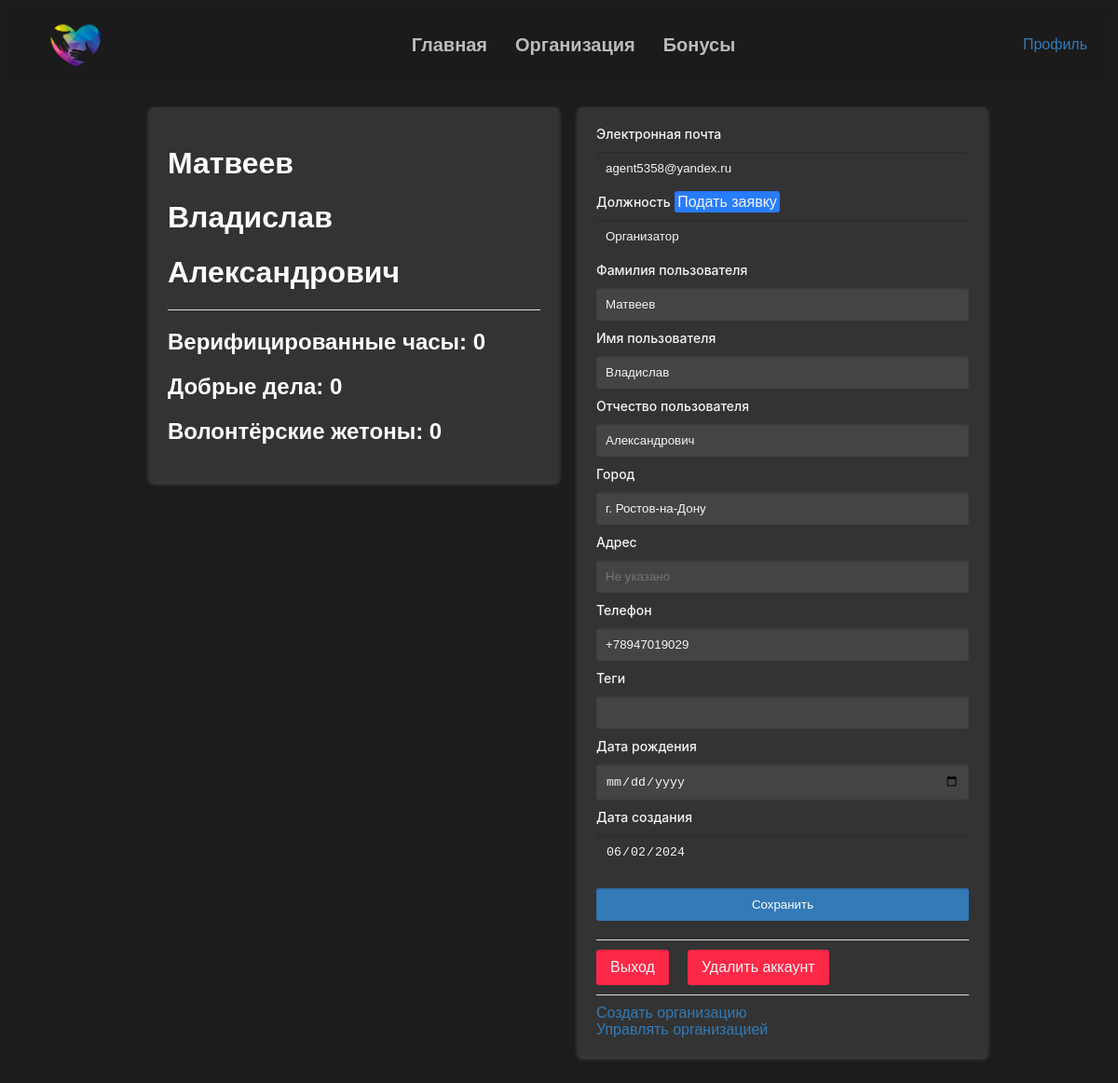
The app's page /profile (signed in) with its own data.
### app.py (models this page shows)
class Auth(Base):
    __tablename__ = 'authorized_users'
    id = Column(Integer, primary_key=True)
    password = Column(String(32), nullable=False)
    user_name = Column(String(32), nullable=False)
    user_last_name = Column(String(32), nullable=False)
    user_father_name = Column(String(32), nullable=True, default="")
    user_city = Column(String(32), nullable=True, default="")
    user_address = Column(String, nullable=True, default="")
    user_tags = Column(String, nullable=True, default="")
    user_birthdate = Column(String)
    date_creation = Column(String)
    user_phone = Column(String, nullable=True)
    user_email = Column(String, nullable=False)
    status = Column(String, default="Волонтёр")
    admin_access = Column(Boolean, default=False)
    user_verificated_hours = Column(Integer, default=0)
    user_good_actions = Column(Integer, default=0)
    user_v_coins = Column(Integer, default=0)

### app.py (the view, shortened to what this page needs)
@app.route("/profile", methods=['GET', 'POST'])
@login_required
def profile_page():
    user_metadata = session.query(Auth).filter_by(
        id=current_user.get_id()).first()
    return render_template("profile_page.html", profile=user_metadata)

### app.py (called while the page is built)
@login_manager.user_loader
def load_user(user_id):
    return UserLogin().fromDB(user_id)

    def fromDB(self, user_id):
        self.__id = user_id
        return self

    def get_id(self):
        return self.__id

### templates/profile_page.html (shortened to what this page needs)
{% extends "base.html" %}
{% block style %}
<link rel="stylesheet" href="{{url_for('static', filename='css/input_style.css')}}">
<link rel="stylesheet" href="{{url_for('static', filename='css/text_area_style.css')}}">
<link rel="stylesheet" href="{{url_for('static', filename='css/image.css')}}">
{% endblock %}
{% block content %}
<div class="profile_div">
    <div class="main_div">
        <h1>{{profile.user_last_name}}</h1>
        <h1>{{profile.user_name}}</h1>
        <h1>{{profile.user_father_name}}</h1>
        <hr>
        <h2>Верифицированные часы: {{profile.user_verificated_hours}}</h2>
        <h2>Добрые дела: {{profile.user_good_actions}}</h2>
        <h2>Волонтёрские жетоны: {{profile.user_v_coins}}</h2>
    </div>
    <div class="info_div">
        <form action="{{url_for('profile_page')}}" method="post">
            <label for="user_email">Электронная почта</label>
            <input type="text" name="user_email" value="{{profile.user_email}}" disabled required>
            <label for="status">Должность</label>
            <a href="/app" class="button doc_btn">Подать заявку</a>
            <input type="text" name="status" value="{{profile.status}}" disabled required>
            <label for="user_last_name">Фамилия пользователя</label>
            <input type="text" name="user_last_name" value="{{profile.user_last_name}}" placeholder="Не указано" required>
            <label for="user_name">Имя пользователя</label>
            <input type="text" name="user_name" value="{{profile.user_name}}" placeholder="Не указано" required>
            <label for="user_father_name">Отчество пользователя</label>
            <input type="text" name="user_father_name" value="{{profile.user_father_name}}" placeholder="Не указано" required>
            <label for="user_city">Город</label>
            <input type="text" name="user_city" value="{{profile.user_city}}" placeholder="Не указано" required>
            <label for="user_address">Адрес</label>
            <input type="text" name="user_addres" value="{{profile.user_addres}}" placeholder="Не указано" required>
            <label for="user_phone">Телефон</label>
            <input type="text" name="user_phone" value="{{profile.user_phone}}" placeholder="7-???-???-??-??" required>
            <label for="user_tags">Теги</label>
            <input type="text" name="user_tags" value="{{profile.user_tags}}" required>
            <label for="user_birthdate">Дата рождения</label>
            <input type="date" name="user_birthdate" value="{{profile.user_birthdate}}" required>
            <label for="date_creation">Дата создания</label>
            <input type="date" name="date_creation" value="{{profile.date_creation}}" disabled required>
            <input type="submit" value="Сохранить">
            <hr>
            <btn>
                <a href="/logout" class="button danger_btn">Выход</a>
                <a href="/delete" class="button danger_btn">Удалить аккаунт</a>
            </btn>
            {% if profile.status == 'Организатор' %}
            <hr>
            <a href="/org/create">Создать организацию</a>
            <br>
            <a href="/org/manage">Управлять организацией</a>
            {% endif %}
        </form>
    </div>
</div>
{% endblock %}

### templates/base.html (shortened to what this page needs)
<!DOCTYPE html>
<html lang="ru">
<head>
    <link rel="stylesheet" href="{{url_for('static', filename='css/main.css')}}">
    {% block style %} {% endblock %}
</head>
<body>
    <header class="header">
        <div class="container">
            <a href="/" target="_self" class="header_logo">
                <img src="{{url_for('static', filename='style/images/logo.png')}}" alt="Лого" width="100px" height="80px">
            </a>
            <nav class="header_nav">
                <ul class="header_list">
                    <li><a href="/">Главная</a></li>
                    <li><a href="/org">Организация</a></li>
                    <li><a href="/bonus">Бонусы</a></li>
                </ul>
            </nav>
            {% if current_user.is_authenticated %}
            <a href="/profile">Профиль</a>
            {% endif %}
        </div>
    </header>
    <main class="main">
        {% block content %} {% endblock %}
    </main>
</body>
</html>

### static/css/main.css (style rules this page uses)
body { font-family: Arial, Helvetica, sans-serif; color: #fff; background-color: #1C1C1C; }
form { width: 400px; margin: 20px auto; background-color: #333; padding: 20px; border-radius: 5px; box-shadow: 0 2px 5px rgba(255, 255, 255, 0.2); }
a { color: #fff; text-decoration: none; }
ul { list-style: none; padding: 0; margin: 0; }
.container { max-width: 1200px; margin-right: auto; margin-left: auto; padding: 0 25px; }
.header { position: relative; z-index: 1; box-shadow: 0 2px 5px #1C1C1C60; }
.header .container { background-color: #1c1c1cb3; display: flex; justify-content: space-between; align-items: center; }
.header_nav { display: flex; justify-content: left; list-style: none; margin: 0; padding: 0; }
.header_list { display: flex; align-items: center; gap: 30px; }
li a { color: #bbbbbb; font-weight: bold; font-size: 20px; }

### static/css/input_style.css (style rules this page uses)
input[type="text"], input[type="password"], input[type="submit"], input[type="email"], input[type="tel"], input[type="date"] { width: -webkit-fill-available; padding: 10px; margin-bottom: 10px; margin-top: 10px; border: none; border-radius: 3px; box-shadow: inset 0 1px 2px rgba(0, 0, 0, 0.2); background-color: #444444; color: #f5f5f5; transition: 0.3s; }
input[type="submit"] { background-color: #337AB7; color: #fff; cursor: pointer; transition: background-color 0.3s; }
input:disabled { background-color: #333; }
btn { display: flex; justify-content: flex-start; }
.button { color: #f5f5f5; border-radius: 3px; box-shadow: inset 0 1px 2px rgba(0, 0, 0, 0.1); margin-right: 20px; text-decoration: none; text-align: center; cursor: pointer; transition: 0.3s; }
.danger_btn { padding: 10px 15px; background-color: #fc2847; }
.doc_btn { padding: 3px; background-color: #287dfc; }
a { color: #337ab7; text-decoration: none; }
hr { margin-top: 10px; margin-bottom: 10px; border: none; border-top: 1px solid #ddd; }
label { font-family: -apple-system, BlinkMacSystemFont, "Segoe UI", Roboto, Oxygen, Ubuntu, Cantarell, "Open Sans", "Helvetica Neue", sans-serif; text-shadow: none; font-weight: 500; font-size: 14px; color: #f5f5f5; text-decoration: none; }
div { margin-bottom: 7px }

### static/css/image.css (style rules this page uses)
img { display: block; max-width: -webkit-fill-available; height: auto; margin-bottom: 10px; margin-top: 10px; border: none; border-radius: 3px; box-shadow: inset 0 1px 2px rgba(0, 0, 0, 0.1); }

### templates/profile_page.html (style rules this page uses)
.profile_div { display: flex; flex-direction: row; justify-content: center; align-items: flex-start; }
.main_div { width: 400px; margin: 20px; background-color: #333; padding: 20px; border-radius: 5px; box-shadow: 0 2px 5px rgba(255, 255, 255, 0.2); }

### records on screen
Auth: user_last_name "Матвеев", user_name "Владислав", user_father_name "Александрович", user_verificated_hours "0", user_good_actions "0", user_v_coins "0", user_email "agent5358@yandex.ru", status "Организатор", user_city "г. Ростов-на-Дону", user_phone "+78947019029", date_creation "06/02/2024"
